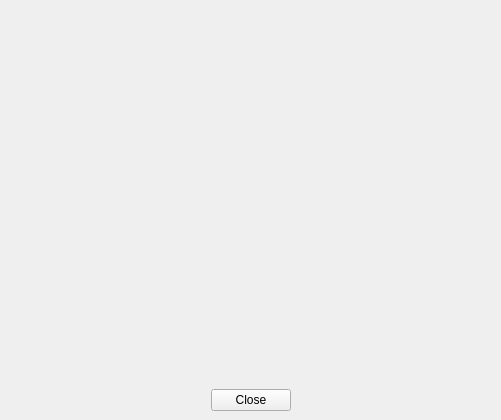
<?xml version="1.0" encoding="UTF-8"?>
<ui version="4.0">
 <class>CThankYou</class>
 <widget class="QMainWindow" name="CThankYou">
  <property name="geometry">
   <rect>
    <x>0</x>
    <y>0</y>
    <width>501</width>
    <height>420</height>
   </rect>
  </property>
  <property name="sizePolicy">
   <sizepolicy hsizetype="Preferred" vsizetype="Preferred">
    <horstretch>0</horstretch>
    <verstretch>0</verstretch>
   </sizepolicy>
  </property>
  <widget class="QWidget" name="verticalLayoutWidget">
   <layout class="QVBoxLayout" name="verticalLayout">
    <item>
     <widget class="QLabel" name="label">
      <property name="sizePolicy">
       <sizepolicy hsizetype="Preferred" vsizetype="Preferred">
        <horstretch>100</horstretch>
        <verstretch>100</verstretch>
       </sizepolicy>
      </property>
      <property name="text">
       <string/>
      </property>
     </widget>
    </item>
    <item>
     <layout class="QHBoxLayout" name="horizontalLayout">
      <item>
       <spacer name="horizontalSpacer">
        <property name="orientation">
         <enum>Qt::Horizontal</enum>
        </property>
        <property name="sizeHint" stdset="0">
         <size>
          <width>40</width>
          <height>20</height>
         </size>
        </property>
       </spacer>
      </item>
      <item>
       <widget class="QPushButton" name="pushButton">
        <property name="text">
         <string>Close</string>
        </property>
       </widget>
      </item>
      <item>
       <spacer name="horizontalSpacer_2">
        <property name="orientation">
         <enum>Qt::Horizontal</enum>
        </property>
        <property name="sizeHint" stdset="0">
         <size>
          <width>40</width>
          <height>20</height>
         </size>
        </property>
       </spacer>
      </item>
     </layout>
    </item>
   </layout>
  </widget>
 </widget>
 <resources/>
 <connections/>
</ui>
